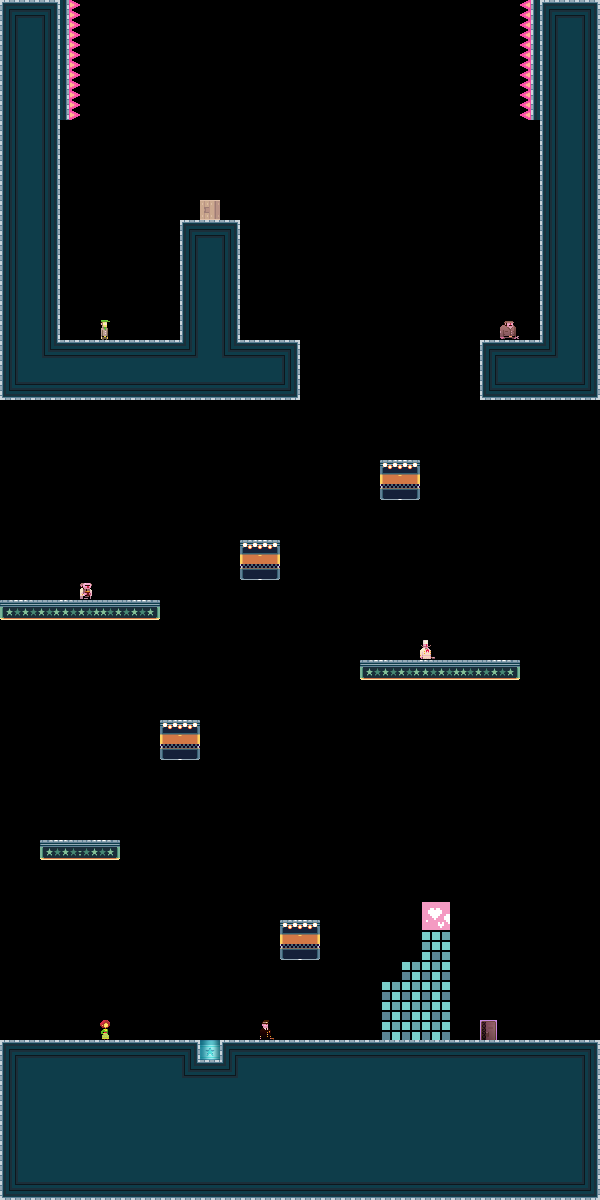

The image is a tile-based game level rendered from a .tmx file. Its description and source (layers, tilesets, objects; grid data summarised) follow:
An orthogonal 30x60 tile map with 20x20 px tiles, 3 tile layers (bg, bg2, dontAutoLoad_sprites) and 17 objects.

<map version="1.0" orientation="orthogonal" width="30" height="60" tilewidth="20" tileheight="20">
 <properties>
  <property name="liselotStart" value="YES" />
 </properties>
 <tileset firstgid="1" name="tiles_newyork" tilewidth="20" tileheight="20">
  <image source="../Art/tiles_newyork.png" width="400" height="400" />
  <terraintypes>
   <terrain name="solid" tile="-1" />
  </terraintypes>
  <tile id="8" terrain=",,,0" />
  <tile id="9" terrain=",,0,0" />
  <tile id="10" terrain=",,0,0" />
  <tile id="11" terrain=",,0,0" />
  <tile id="12" terrain=",,0,0" />
  <tile id="13" terrain=",,0,0" />
  <tile id="14" terrain=",,0," />
  <tile id="15" terrain="0,0,0," />
  <tile id="16" terrain="0,0,,0" />
  <tile id="28" terrain=",0,,0" />
  <tile id="34" terrain="0,,0," />
  <tile id="35" terrain="0,,0,0" />
  <tile id="36" terrain=",0,0,0" />
  <tile id="48" terrain=",0,,0" />
  <tile id="54" terrain="0,,0," />
  <tile id="68" terrain=",0,,0" />
  <tile id="74" terrain="0,,0," />
  <tile id="88" terrain=",0,,0" />
  <tile id="94" terrain="0,,0," />
  <tile id="108" terrain=",0,,0" />
  <tile id="114" terrain="0,,0," />
  <tile id="128" terrain=",0,," />
  <tile id="129" terrain="0,0,," />
  <tile id="130" terrain="0,0,," />
  <tile id="131" terrain="0,0,," />
  <tile id="132" terrain="0,0,," />
  <tile id="133" terrain="0,0,," />
  <tile id="134" terrain="0,,," />
  <tile id="194" terrain="0,0,0,0" />
  <tile id="356">
   <properties>
    <property name="LargeCrate" value="" />
   </properties>
  </tile>
  <tile id="380">
   <properties>
    <property name="Andre" value="" />
   </properties>
  </tile>
  <tile id="381">
   <properties>
    <property name="Liselot" value="" />
   </properties>
  </tile>
  <tile id="382">
   <properties>
    <property name="Amsterdaam" value="" />
   </properties>
  </tile>
  <tile id="383">
   <properties>
    <property name="Worker" value="" />
   </properties>
  </tile>
  <tile id="384">
   <properties>
    <property name="Inspector" value="" />
   </properties>
  </tile>
  <tile id="385">
   <properties>
    <property name="Chef" value="" />
   </properties>
  </tile>
  <tile id="386">
   <properties>
    <property name="Exit" value="" />
   </properties>
  </tile>
  <tile id="387">
   <properties>
    <property name="Trampoline" value="" />
   </properties>
  </tile>
  <tile id="388">
   <properties>
    <property name="SmallCrate" value="" />
   </properties>
  </tile>
  <tile id="389">
   <properties>
    <property name="SugarBag" value="" />
   </properties>
  </tile>
 </tileset>
 <layer name="bg" width="30" height="60">
  <data>[1800 cells, 482 non-empty, 42 distinct tile ids]</data>
 </layer>
 <layer name="bg2" width="30" height="60">
  <data>[1800 cells, 21 non-empty, 8 distinct tile ids]</data>
 </layer>
 <objectgroup name="boxes" width="30" height="60">
  <object x="0" y="1040" width="600" height="160" />
  <object x="280" y="920" width="40" height="40" />
  <object x="40" y="840" width="80" height="20" />
  <object x="160" y="720" width="40" height="40" />
  <object x="360" y="660" width="160" height="20" />
  <object x="0" y="600" width="160" height="20" />
  <object x="240" y="540" width="40" height="40" />
  <object x="380" y="460" width="40" height="40" />
  <object x="300" y="340">
   <polyline points="0,0 0,440" />
  </object>
  <object x="120" y="840">
   <polyline points="0,0 380,0" />
  </object>
  <object x="0" y="340" width="300" height="60" />
  <object x="0" y="0" width="60" height="340" />
  <object x="180" y="220" width="60" height="120" />
  <object x="540" y="0" width="60" height="400" />
  <object x="480" y="340" width="60" height="60" />
 </objectgroup>
 <layer name="dontAutoLoad_sprites" width="30" height="60">
  <data>[1800 cells, 9 non-empty, 9 distinct tile ids]</data>
 </layer>
 <objectgroup name="dontAutoLoad_death" width="30" height="60">
  <object x="520" y="0" width="20" height="120" />
  <object x="60" y="0" width="20" height="120" />
 </objectgroup>
</map>
